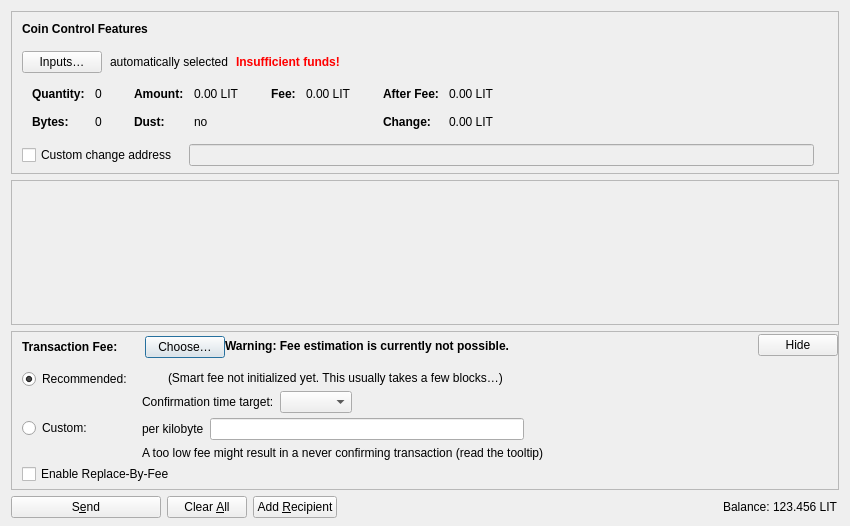
<?xml version="1.0" encoding="UTF-8"?>
<ui version="4.0">
 <class>SendCoinsDialog</class>
 <widget class="QDialog" name="SendCoinsDialog">
  <property name="geometry">
   <rect>
    <x>0</x>
    <y>0</y>
    <width>850</width>
    <height>526</height>
   </rect>
  </property>
  <property name="windowTitle">
   <string>Send Coins</string>
  </property>
  <layout class="QVBoxLayout" name="verticalLayout" stretch="0,1,0,0">
   <property name="bottomMargin">
    <number>8</number>
   </property>
   <item>
    <widget class="QFrame" name="frameCoinControl">
     <property name="sizePolicy">
      <sizepolicy hsizetype="Expanding" vsizetype="Expanding">
       <horstretch>0</horstretch>
       <verstretch>0</verstretch>
      </sizepolicy>
     </property>
     <property name="maximumSize">
      <size>
       <width>16777215</width>
       <height>16777215</height>
      </size>
     </property>
     <property name="frameShape">
      <enum>QFrame::StyledPanel</enum>
     </property>
     <property name="frameShadow">
      <enum>QFrame::Sunken</enum>
     </property>
     <layout class="QVBoxLayout" name="verticalLayoutCoinControl2">
      <property name="spacing">
       <number>0</number>
      </property>
      <property name="leftMargin">
       <number>0</number>
      </property>
      <property name="topMargin">
       <number>0</number>
      </property>
      <property name="rightMargin">
       <number>0</number>
      </property>
      <property name="bottomMargin">
       <number>6</number>
      </property>
      <item>
       <layout class="QVBoxLayout" name="verticalLayoutCoinControl" stretch="0,0,0,0,1">
        <property name="spacing">
         <number>0</number>
        </property>
        <property name="leftMargin">
         <number>10</number>
        </property>
        <property name="topMargin">
         <number>10</number>
        </property>
        <item>
         <layout class="QHBoxLayout" name="horizontalLayoutCoinControl1">
          <property name="bottomMargin">
           <number>15</number>
          </property>
          <item>
           <widget class="QLabel" name="labelCoinControlFeatures">
            <property name="sizePolicy">
             <sizepolicy hsizetype="Preferred" vsizetype="Maximum">
              <horstretch>0</horstretch>
              <verstretch>0</verstretch>
             </sizepolicy>
            </property>
            <property name="font">
             <font>
              <weight>75</weight>
              <bold>true</bold>
             </font>
            </property>
            <property name="styleSheet">
             <string notr="true">font-weight:bold;</string>
            </property>
            <property name="text">
             <string>Coin Control Features</string>
            </property>
           </widget>
          </item>
         </layout>
        </item>
        <item>
         <layout class="QHBoxLayout" name="horizontalLayoutCoinControl2" stretch="0,0,0,0">
          <property name="spacing">
           <number>8</number>
          </property>
          <property name="bottomMargin">
           <number>10</number>
          </property>
          <item>
           <widget class="QPushButton" name="pushButtonCoinControl">
            <property name="styleSheet">
             <string notr="true"/>
            </property>
            <property name="text">
             <string>Inputs…</string>
            </property>
            <property name="autoDefault">
             <bool>false</bool>
            </property>
           </widget>
          </item>
          <item>
           <widget class="QLabel" name="labelCoinControlAutomaticallySelected">
            <property name="text">
             <string>automatically selected</string>
            </property>
            <property name="margin">
             <number>5</number>
            </property>
           </widget>
          </item>
          <item>
           <widget class="QLabel" name="labelCoinControlInsuffFunds">
            <property name="font">
             <font>
              <weight>75</weight>
              <bold>true</bold>
             </font>
            </property>
            <property name="styleSheet">
             <string notr="true">color:red;font-weight:bold;</string>
            </property>
            <property name="text">
             <string>Insufficient funds!</string>
            </property>
            <property name="margin">
             <number>5</number>
            </property>
           </widget>
          </item>
          <item>
           <spacer name="horizontalSpacerCoinControl">
            <property name="orientation">
             <enum>Qt::Horizontal</enum>
            </property>
            <property name="sizeHint" stdset="0">
             <size>
              <width>40</width>
              <height>1</height>
             </size>
            </property>
           </spacer>
          </item>
         </layout>
        </item>
        <item>
         <widget class="QWidget" name="widgetCoinControl" native="true">
          <property name="sizePolicy">
           <sizepolicy hsizetype="Preferred" vsizetype="Preferred">
            <horstretch>0</horstretch>
            <verstretch>0</verstretch>
           </sizepolicy>
          </property>
          <property name="minimumSize">
           <size>
            <width>0</width>
            <height>0</height>
           </size>
          </property>
          <property name="styleSheet">
           <string notr="true"/>
          </property>
          <layout class="QHBoxLayout" name="horizontalLayoutCoinControl5">
           <property name="leftMargin">
            <number>0</number>
           </property>
           <property name="topMargin">
            <number>0</number>
           </property>
           <property name="rightMargin">
            <number>0</number>
           </property>
           <property name="bottomMargin">
            <number>0</number>
           </property>
           <item>
            <layout class="QHBoxLayout" name="horizontalLayoutCoinControl3" stretch="0,0,0,1">
             <property name="spacing">
              <number>20</number>
             </property>
             <property name="topMargin">
              <number>0</number>
             </property>
             <property name="bottomMargin">
              <number>10</number>
             </property>
             <item>
              <layout class="QFormLayout" name="formLayoutCoinControl1">
               <property name="horizontalSpacing">
                <number>10</number>
               </property>
               <property name="verticalSpacing">
                <number>14</number>
               </property>
               <property name="leftMargin">
                <number>10</number>
               </property>
               <property name="topMargin">
                <number>4</number>
               </property>
               <property name="rightMargin">
                <number>6</number>
               </property>
               <item row="0" column="0">
                <widget class="QLabel" name="labelCoinControlQuantityText">
                 <property name="font">
                  <font>
                   <weight>75</weight>
                   <bold>true</bold>
                  </font>
                 </property>
                 <property name="text">
                  <string>Quantity:</string>
                 </property>
                 <property name="margin">
                  <number>0</number>
                 </property>
                </widget>
               </item>
               <item row="0" column="1">
                <widget class="QLabel" name="labelCoinControlQuantity">
                 <property name="cursor">
                  <cursorShape>IBeamCursor</cursorShape>
                 </property>
                 <property name="contextMenuPolicy">
                  <enum>Qt::ActionsContextMenu</enum>
                 </property>
                 <property name="text">
                  <string notr="true">0</string>
                 </property>
                 <property name="margin">
                  <number>0</number>
                 </property>
                 <property name="textInteractionFlags">
                  <set>Qt::LinksAccessibleByMouse|Qt::TextSelectableByKeyboard|Qt::TextSelectableByMouse</set>
                 </property>
                </widget>
               </item>
               <item row="1" column="0">
                <widget class="QLabel" name="labelCoinControlBytesText">
                 <property name="font">
                  <font>
                   <weight>75</weight>
                   <bold>true</bold>
                  </font>
                 </property>
                 <property name="text">
                  <string>Bytes:</string>
                 </property>
                </widget>
               </item>
               <item row="1" column="1">
                <widget class="QLabel" name="labelCoinControlBytes">
                 <property name="cursor">
                  <cursorShape>IBeamCursor</cursorShape>
                 </property>
                 <property name="contextMenuPolicy">
                  <enum>Qt::ActionsContextMenu</enum>
                 </property>
                 <property name="text">
                  <string notr="true">0</string>
                 </property>
                 <property name="textInteractionFlags">
                  <set>Qt::LinksAccessibleByMouse|Qt::TextSelectableByKeyboard|Qt::TextSelectableByMouse</set>
                 </property>
                </widget>
               </item>
              </layout>
             </item>
             <item>
              <layout class="QFormLayout" name="formLayoutCoinControl2">
               <property name="horizontalSpacing">
                <number>10</number>
               </property>
               <property name="verticalSpacing">
                <number>14</number>
               </property>
               <property name="leftMargin">
                <number>6</number>
               </property>
               <property name="topMargin">
                <number>4</number>
               </property>
               <property name="rightMargin">
                <number>6</number>
               </property>
               <item row="0" column="0">
                <widget class="QLabel" name="labelCoinControlAmountText">
                 <property name="font">
                  <font>
                   <weight>75</weight>
                   <bold>true</bold>
                  </font>
                 </property>
                 <property name="text">
                  <string>Amount:</string>
                 </property>
                 <property name="margin">
                  <number>0</number>
                 </property>
                </widget>
               </item>
               <item row="0" column="1">
                <widget class="QLabel" name="labelCoinControlAmount">
                 <property name="cursor">
                  <cursorShape>IBeamCursor</cursorShape>
                 </property>
                 <property name="contextMenuPolicy">
                  <enum>Qt::ActionsContextMenu</enum>
                 </property>
                 <property name="text">
                  <string notr="true">0.00 LIT</string>
                 </property>
                 <property name="textInteractionFlags">
                  <set>Qt::LinksAccessibleByMouse|Qt::TextSelectableByKeyboard|Qt::TextSelectableByMouse</set>
                 </property>
                </widget>
               </item>
               <item row="1" column="0">
                <widget class="QLabel" name="labelCoinControlLowOutputText">
                 <property name="font">
                  <font>
                   <weight>75</weight>
                   <bold>true</bold>
                  </font>
                 </property>
                 <property name="text">
                  <string>Dust:</string>
                 </property>
                </widget>
               </item>
               <item row="1" column="1">
                <widget class="QLabel" name="labelCoinControlLowOutput">
                 <property name="cursor">
                  <cursorShape>IBeamCursor</cursorShape>
                 </property>
                 <property name="contextMenuPolicy">
                  <enum>Qt::ActionsContextMenu</enum>
                 </property>
                 <property name="text">
                  <string notr="true">no</string>
                 </property>
                 <property name="textInteractionFlags">
                  <set>Qt::LinksAccessibleByMouse|Qt::TextSelectableByKeyboard|Qt::TextSelectableByMouse</set>
                 </property>
                </widget>
               </item>
              </layout>
             </item>
             <item>
              <layout class="QFormLayout" name="formLayoutCoinControl3">
               <property name="horizontalSpacing">
                <number>10</number>
               </property>
               <property name="verticalSpacing">
                <number>14</number>
               </property>
               <property name="leftMargin">
                <number>6</number>
               </property>
               <property name="topMargin">
                <number>4</number>
               </property>
               <property name="rightMargin">
                <number>6</number>
               </property>
               <item row="0" column="0">
                <widget class="QLabel" name="labelCoinControlFeeText">
                 <property name="font">
                  <font>
                   <weight>75</weight>
                   <bold>true</bold>
                  </font>
                 </property>
                 <property name="text">
                  <string>Fee:</string>
                 </property>
                 <property name="margin">
                  <number>0</number>
                 </property>
                </widget>
               </item>
               <item row="0" column="1">
                <widget class="QLabel" name="labelCoinControlFee">
                 <property name="cursor">
                  <cursorShape>IBeamCursor</cursorShape>
                 </property>
                 <property name="contextMenuPolicy">
                  <enum>Qt::ActionsContextMenu</enum>
                 </property>
                 <property name="text">
                  <string notr="true">0.00 LIT</string>
                 </property>
                 <property name="textInteractionFlags">
                  <set>Qt::LinksAccessibleByMouse|Qt::TextSelectableByKeyboard|Qt::TextSelectableByMouse</set>
                 </property>
                </widget>
               </item>
              </layout>
             </item>
             <item>
              <layout class="QFormLayout" name="formLayoutCoinControl4">
               <property name="horizontalSpacing">
                <number>10</number>
               </property>
               <property name="verticalSpacing">
                <number>14</number>
               </property>
               <property name="leftMargin">
                <number>6</number>
               </property>
               <property name="topMargin">
                <number>4</number>
               </property>
               <property name="rightMargin">
                <number>6</number>
               </property>
               <item row="0" column="0">
                <widget class="QLabel" name="labelCoinControlAfterFeeText">
                 <property name="font">
                  <font>
                   <weight>75</weight>
                   <bold>true</bold>
                  </font>
                 </property>
                 <property name="text">
                  <string>After Fee:</string>
                 </property>
                 <property name="margin">
                  <number>0</number>
                 </property>
                </widget>
               </item>
               <item row="0" column="1">
                <widget class="QLabel" name="labelCoinControlAfterFee">
                 <property name="cursor">
                  <cursorShape>IBeamCursor</cursorShape>
                 </property>
                 <property name="contextMenuPolicy">
                  <enum>Qt::ActionsContextMenu</enum>
                 </property>
                 <property name="text">
                  <string notr="true">0.00 LIT</string>
                 </property>
                 <property name="textInteractionFlags">
                  <set>Qt::LinksAccessibleByMouse|Qt::TextSelectableByKeyboard|Qt::TextSelectableByMouse</set>
                 </property>
                </widget>
               </item>
               <item row="1" column="0">
                <widget class="QLabel" name="labelCoinControlChangeText">
                 <property name="font">
                  <font>
                   <weight>75</weight>
                   <bold>true</bold>
                  </font>
                 </property>
                 <property name="text">
                  <string>Change:</string>
                 </property>
                </widget>
               </item>
               <item row="1" column="1">
                <widget class="QLabel" name="labelCoinControlChange">
                 <property name="cursor">
                  <cursorShape>IBeamCursor</cursorShape>
                 </property>
                 <property name="contextMenuPolicy">
                  <enum>Qt::ActionsContextMenu</enum>
                 </property>
                 <property name="text">
                  <string notr="true">0.00 LIT</string>
                 </property>
                 <property name="textInteractionFlags">
                  <set>Qt::LinksAccessibleByMouse|Qt::TextSelectableByKeyboard|Qt::TextSelectableByMouse</set>
                 </property>
                </widget>
               </item>
              </layout>
             </item>
            </layout>
           </item>
          </layout>
         </widget>
        </item>
        <item>
         <layout class="QHBoxLayout" name="horizontalLayoutCoinControl4" stretch="0,0,0">
          <property name="spacing">
           <number>12</number>
          </property>
          <property name="sizeConstraint">
           <enum>QLayout::SetDefaultConstraint</enum>
          </property>
          <property name="topMargin">
           <number>5</number>
          </property>
          <property name="rightMargin">
           <number>5</number>
          </property>
          <item>
           <widget class="QCheckBox" name="checkBoxCoinControlChange">
            <property name="toolTip">
             <string>If this is activated, but the change address is empty or invalid, change will be sent to a newly generated address.</string>
            </property>
            <property name="text">
             <string>Custom change address</string>
            </property>
           </widget>
          </item>
          <item>
           <widget class="QValidatedLineEdit" name="lineEditCoinControlChange">
            <property name="enabled">
             <bool>false</bool>
            </property>
            <property name="sizePolicy">
             <sizepolicy hsizetype="Expanding" vsizetype="Fixed">
              <horstretch>0</horstretch>
              <verstretch>0</verstretch>
             </sizepolicy>
            </property>
           </widget>
          </item>
          <item>
           <widget class="QLabel" name="labelCoinControlChangeLabel">
            <property name="sizePolicy">
             <sizepolicy hsizetype="Preferred" vsizetype="Expanding">
              <horstretch>0</horstretch>
              <verstretch>0</verstretch>
             </sizepolicy>
            </property>
            <property name="minimumSize">
             <size>
              <width>0</width>
              <height>0</height>
             </size>
            </property>
            <property name="text">
             <string/>
            </property>
            <property name="margin">
             <number>3</number>
            </property>
           </widget>
          </item>
         </layout>
        </item>
        <item>
         <spacer name="verticalSpacerCoinControl">
          <property name="orientation">
           <enum>Qt::Vertical</enum>
          </property>
          <property name="sizeHint" stdset="0">
           <size>
            <width>800</width>
            <height>1</height>
           </size>
          </property>
         </spacer>
        </item>
       </layout>
      </item>
     </layout>
    </widget>
   </item>
   <item>
    <widget class="QScrollArea" name="scrollArea">
     <property name="widgetResizable">
      <bool>true</bool>
     </property>
     <widget class="QWidget" name="scrollAreaWidgetContents">
      <property name="geometry">
       <rect>
        <x>0</x>
        <y>0</y>
        <width>830</width>
        <height>104</height>
       </rect>
      </property>
      <layout class="QVBoxLayout" name="verticalLayout_2" stretch="0,1">
       <property name="leftMargin">
        <number>0</number>
       </property>
       <property name="topMargin">
        <number>0</number>
       </property>
       <property name="rightMargin">
        <number>0</number>
       </property>
       <property name="bottomMargin">
        <number>0</number>
       </property>
       <item>
        <layout class="QVBoxLayout" name="entries">
         <property name="spacing">
          <number>6</number>
         </property>
        </layout>
       </item>
       <item>
        <spacer name="verticalSpacer">
         <property name="orientation">
          <enum>Qt::Vertical</enum>
         </property>
         <property name="sizeHint" stdset="0">
          <size>
           <width>20</width>
           <height>40</height>
          </size>
         </property>
        </spacer>
       </item>
      </layout>
     </widget>
    </widget>
   </item>
   <item>
    <widget class="QFrame" name="frameFee">
     <property name="sizePolicy">
      <sizepolicy hsizetype="Expanding" vsizetype="Expanding">
       <horstretch>0</horstretch>
       <verstretch>0</verstretch>
      </sizepolicy>
     </property>
     <property name="maximumSize">
      <size>
       <width>16777215</width>
       <height>16777215</height>
      </size>
     </property>
     <property name="frameShape">
      <enum>QFrame::StyledPanel</enum>
     </property>
     <property name="frameShadow">
      <enum>QFrame::Sunken</enum>
     </property>
     <layout class="QVBoxLayout" name="verticalLayoutFee1">
      <property name="spacing">
       <number>0</number>
      </property>
      <property name="leftMargin">
       <number>0</number>
      </property>
      <property name="topMargin">
       <number>0</number>
      </property>
      <property name="rightMargin">
       <number>0</number>
      </property>
      <property name="bottomMargin">
       <number>0</number>
      </property>
      <item>
       <layout class="QVBoxLayout" name="verticalLayoutFee2" stretch="0,0,0">
        <property name="spacing">
         <number>0</number>
        </property>
        <property name="leftMargin">
         <number>10</number>
        </property>
        <property name="topMargin">
         <number>0</number>
        </property>
        <item>
         <layout class="QHBoxLayout" name="horizontalLayoutFee1">
          <property name="bottomMargin">
           <number>0</number>
          </property>
          <item>
           <layout class="QVBoxLayout" name="verticalLayoutFee7">
            <property name="spacing">
             <number>0</number>
            </property>
            <item>
             <spacer name="verticalSpacerSmartFee">
              <property name="orientation">
               <enum>Qt::Vertical</enum>
              </property>
              <property name="sizeType">
               <enum>QSizePolicy::Fixed</enum>
              </property>
              <property name="sizeHint" stdset="0">
               <size>
                <width>1</width>
                <height>4</height>
               </size>
              </property>
             </spacer>
            </item>
            <item>
             <layout class="QHBoxLayout" name="horizontalLayoutSmartFee">
              <property name="spacing">
               <number>10</number>
              </property>
              <item>
               <widget class="QLabel" name="labelFeeHeadline">
                <property name="sizePolicy">
                 <sizepolicy hsizetype="Preferred" vsizetype="Maximum">
                  <horstretch>0</horstretch>
                  <verstretch>0</verstretch>
                 </sizepolicy>
                </property>
                <property name="font">
                 <font>
                  <weight>75</weight>
                  <bold>true</bold>
                 </font>
                </property>
                <property name="styleSheet">
                 <string notr="true">font-weight:bold;</string>
                </property>
                <property name="text">
                 <string>Transaction Fee:</string>
                </property>
               </widget>
              </item>
              <item>
               <widget class="QLabel" name="labelFeeMinimized">
                <property name="text">
                 <string/>
                </property>
               </widget>
              </item>
              <item>
               <widget class="QPushButton" name="buttonChooseFee">
                <property name="text">
                 <string>Choose…</string>
                </property>
               </widget>
              </item>
             </layout>
            </item>
            <item>
             <spacer name="verticalSpacer_5">
              <property name="orientation">
               <enum>Qt::Vertical</enum>
              </property>
              <property name="sizeHint" stdset="0">
               <size>
                <width>1</width>
                <height>1</height>
               </size>
              </property>
             </spacer>
            </item>
           </layout>
          </item>
          <item>
           <widget class="QLabel" name="fallbackFeeWarningLabel">
            <property name="toolTip">
             <string>Using the fallbackfee can result in sending a transaction that will take several hours or days (or never) to confirm. Consider choosing your fee manually or wait until you have validated the complete chain.</string>
            </property>
            <property name="font">
            <font>
                <weight>75</weight>
                <bold>true</bold>
            </font>
            </property>
            <property name="text">
             <string>Warning: Fee estimation is currently not possible.</string>
            </property>
            <property name="wordWrap">
             <bool>false</bool>
            </property>
           </widget>
          </item>
          <item>
           <spacer name="horizontalSpacer_4">
            <property name="orientation">
             <enum>Qt::Horizontal</enum>
            </property>
            <property name="sizeType">
             <enum>QSizePolicy::MinimumExpanding</enum>
            </property>
            <property name="sizeHint" stdset="0">
             <size>
              <width>40</width>
              <height>20</height>
             </size>
            </property>
           </spacer>
          </item>
          <item>
           <widget class="QPushButton" name="buttonMinimizeFee">
            <property name="toolTip">
             <string>Hide transaction fee settings</string>
            </property>
            <property name="text">
             <string>Hide</string>
            </property>
           </widget>
          </item>
         </layout>
        </item>
        <item>
         <widget class="QFrame" name="frameFeeSelection">
          <layout class="QVBoxLayout" name="verticalLayoutFee12">
           <property name="spacing">
            <number>0</number>
           </property>
           <property name="leftMargin">
            <number>0</number>
           </property>
           <property name="topMargin">
            <number>0</number>
           </property>
           <property name="rightMargin">
            <number>0</number>
           </property>
           <property name="bottomMargin">
            <number>0</number>
           </property>
           <item>
            <layout class="QGridLayout" name="gridLayoutFee">
             <property name="topMargin">
              <number>10</number>
             </property>
             <property name="bottomMargin">
              <number>4</number>
             </property>
             <property name="horizontalSpacing">
              <number>10</number>
             </property>
             <property name="verticalSpacing">
              <number>4</number>
             </property>
             <item row="1" column="1">
              <layout class="QVBoxLayout" name="verticalLayoutFee8">
               <property name="spacing">
                <number>6</number>
               </property>
               <item>
                <layout class="QHBoxLayout" name="horizontalLayoutFee13">
                 <item>
                  <widget class="QLabel" name="labelCustomPerKilobyte">
                   <property name="toolTip">
                    <string>Specify a custom fee per kB (1,000 bytes) of the transaction's virtual size.

Note:  Since the fee is calculated on a per-byte basis, a fee rate of "100 satoshis per kvB" for a transaction size of 500 virtual bytes (half of 1 kvB) would ultimately yield a fee of only 50 satoshis.</string>
                   </property>
                   <property name="text">
                    <string>per kilobyte</string>
                   </property>
                  </widget>
                 </item>
                 <item>
                  <widget class="BitcoinAmountField" name="customFee"/>
                 </item>
                 <item>
                  <spacer name="horizontalSpacer_6">
                   <property name="orientation">
                    <enum>Qt::Horizontal</enum>
                   </property>
                   <property name="sizeHint" stdset="0">
                    <size>
                     <width>1</width>
                     <height>1</height>
                    </size>
                   </property>
                  </spacer>
                 </item>
                </layout>
               </item>
               <item>
                <layout class="QHBoxLayout" name="horizontalLayoutFee8">
                 <item>
                  <widget class="QLabel" name="labelCustomFeeWarning">
                   <property name="enabled">
                    <bool>true</bool>
                   </property>
                   <property name="toolTip">
                    <string>When there is less transaction volume than space in the blocks, miners as well as relaying nodes may enforce a minimum fee. Paying only this minimum fee is just fine, but be aware that this can result in a never confirming transaction once there is more demand for Lithium transactions than the network can process.</string>
                   </property>
                   <property name="text">
                    <string>A too low fee might result in a never confirming transaction (read the tooltip)</string>
                   </property>
                  </widget>
                 </item>
                 <item>
                  <spacer name="horizontalSpacer_2">
                   <property name="orientation">
                    <enum>Qt::Horizontal</enum>
                   </property>
                   <property name="sizeHint" stdset="0">
                    <size>
                     <width>1</width>
                     <height>1</height>
                    </size>
                   </property>
                  </spacer>
                 </item>
                </layout>
               </item>
              </layout>
             </item>
             <item row="0" column="0">
              <layout class="QVBoxLayout" name="verticalLayoutFee4" stretch="0,1">
               <item>
                <widget class="QRadioButton" name="radioSmartFee">
                 <property name="text">
                  <string>Recommended:</string>
                 </property>
                 <property name="checked">
                  <bool>true</bool>
                 </property>
                 <attribute name="buttonGroup">
                  <string notr="true">groupFee</string>
                 </attribute>
                </widget>
               </item>
               <item>
                <spacer name="verticalSpacer_2">
                 <property name="orientation">
                  <enum>Qt::Vertical</enum>
                 </property>
                 <property name="sizeHint" stdset="0">
                  <size>
                   <width>1</width>
                   <height>1</height>
                  </size>
                 </property>
                </spacer>
               </item>
              </layout>
             </item>
             <item row="1" column="0">
              <layout class="QVBoxLayout" name="verticalLayoutFee9" stretch="0,1">
               <item>
                <widget class="QRadioButton" name="radioCustomFee">
                 <property name="text">
                  <string>Custom:</string>
                 </property>
                 <attribute name="buttonGroup">
                  <string notr="true">groupFee</string>
                 </attribute>
                </widget>
               </item>
               <item>
                <spacer name="verticalSpacer_6">
                 <property name="orientation">
                  <enum>Qt::Vertical</enum>
                 </property>
                 <property name="sizeHint" stdset="0">
                  <size>
                   <width>1</width>
                   <height>1</height>
                  </size>
                 </property>
                </spacer>
               </item>
              </layout>
             </item>
             <item row="0" column="1">
              <layout class="QVBoxLayout" name="verticalLayoutFee3" stretch="0,0,1">
               <property name="spacing">
                <number>6</number>
               </property>
               <property name="topMargin">
                <number>2</number>
               </property>
               <item>
                <layout class="QHBoxLayout" name="horizontalLayoutFee12">
                 <item>
                  <widget class="QLabel" name="labelSmartFee">
                   <property name="text">
                    <string/>
                   </property>
                  </widget>
                 </item>
                 <item>
                  <widget class="QLabel" name="labelFeeEstimation">
                   <property name="text">
                    <string/>
                   </property>
                  </widget>
                 </item>
                 <item>
                  <widget class="QLabel" name="labelSmartFee2">
                   <property name="text">
                    <string>(Smart fee not initialized yet. This usually takes a few blocks…)</string>
                   </property>
                  </widget>
                 </item>
                 <item>
                  <spacer name="horizontalSpacer_5">
                   <property name="orientation">
                    <enum>Qt::Horizontal</enum>
                   </property>
                   <property name="sizeHint" stdset="0">
                    <size>
                     <width>1</width>
                     <height>1</height>
                    </size>
                   </property>
                  </spacer>
                 </item>
                </layout>
               </item>
               <item>
                <layout class="QHBoxLayout" name="horizontalLayoutFee9">
                 <item>
                  <layout class="QVBoxLayout" name="verticalLayoutFee6">
                   <item>
                    <widget class="QLabel" name="labelSmartFee3">
                     <property name="text">
                      <string>Confirmation time target:</string>
                     </property>
                    </widget>
                   </item>
                  </layout>
                 </item>
                 <item>
                  <layout class="QVBoxLayout" name="verticalLayoutFee5">
                   <property name="rightMargin">
                    <number>30</number>
                   </property>
                   <item>
                    <layout class="QHBoxLayout" name="horizontalLayoutConfTarget">
                     <property name="bottomMargin">
                      <number>0</number>
                     </property>
                     <item>
                      <widget class="QComboBox" name="confTargetSelector"/>
                     </item>
                     <item>
                      <spacer name="horizontalSpacerConfTarget">
                       <property name="orientation">
                        <enum>Qt::Horizontal</enum>
                       </property>
                       <property name="sizeHint" stdset="0">
                        <size>
                         <width>40</width>
                         <height>20</height>
                        </size>
                       </property>
                      </spacer>
                     </item>
                    </layout>
                   </item>
                  </layout>
                 </item>
                </layout>
               </item>
               <item>
                <spacer name="verticalSpacer_4">
                 <property name="orientation">
                  <enum>Qt::Vertical</enum>
                 </property>
                 <property name="sizeHint" stdset="0">
                  <size>
                   <width>1</width>
                   <height>1</height>
                  </size>
                 </property>
                </spacer>
               </item>
              </layout>
             </item>
            </layout>
           </item>
           <item>
            <widget class="QCheckBox" name="optInRBF">
             <property name="text">
              <string>Enable Replace-By-Fee</string>
             </property>
             <property name="toolTip">
              <string>With Replace-By-Fee (BIP-125) you can increase a transaction's fee after it is sent. Without this, a higher fee may be recommended to compensate for increased transaction delay risk.</string>
             </property>
            </widget>
           </item>
          </layout>
         </widget>
        </item>
        <item>
         <spacer name="verticalSpacerFee">
          <property name="orientation">
           <enum>Qt::Vertical</enum>
          </property>
          <property name="sizeHint" stdset="0">
           <size>
            <width>40</width>
            <height>5</height>
           </size>
          </property>
         </spacer>
        </item>
       </layout>
      </item>
     </layout>
    </widget>
   </item>
   <item>
    <layout class="QHBoxLayout" name="horizontalLayout">
     <item>
      <widget class="QPushButton" name="sendButton">
       <property name="minimumSize">
        <size>
         <width>150</width>
         <height>0</height>
        </size>
       </property>
       <property name="toolTip">
        <string>Confirm the send action</string>
       </property>
       <property name="text">
        <string>S&amp;end</string>
       </property>
       <property name="icon">
        <iconset resource="../lithium.qrc">
         <normaloff>:/icons/send</normaloff>:/icons/send</iconset>
       </property>
       <property name="autoDefault">
        <bool>false</bool>
       </property>
       <property name="default">
        <bool>false</bool>
       </property>
      </widget>
     </item>
     <item>
      <widget class="QPushButton" name="clearButton">
       <property name="sizePolicy">
        <sizepolicy hsizetype="Minimum" vsizetype="Fixed">
         <horstretch>0</horstretch>
         <verstretch>0</verstretch>
        </sizepolicy>
       </property>
       <property name="toolTip">
        <string>Clear all fields of the form.</string>
       </property>
       <property name="text">
        <string>Clear &amp;All</string>
       </property>
       <property name="icon">
        <iconset resource="../lithium.qrc">
         <normaloff>:/icons/remove</normaloff>:/icons/remove</iconset>
       </property>
       <property name="autoDefault">
        <bool>false</bool>
       </property>
      </widget>
     </item>
     <item>
      <widget class="QPushButton" name="addButton">
       <property name="toolTip">
        <string>Send to multiple recipients at once</string>
       </property>
       <property name="text">
        <string>Add &amp;Recipient</string>
       </property>
       <property name="icon">
        <iconset resource="../lithium.qrc">
         <normaloff>:/icons/add</normaloff>:/icons/add</iconset>
       </property>
       <property name="autoDefault">
        <bool>false</bool>
       </property>
      </widget>
     </item>
     <item>
      <spacer name="horizontalSpacer">
       <property name="orientation">
        <enum>Qt::Horizontal</enum>
       </property>
       <property name="sizeHint" stdset="0">
        <size>
         <width>40</width>
         <height>20</height>
        </size>
       </property>
      </spacer>
     </item>
     <item>
      <layout class="QHBoxLayout" name="horizontalLayout_2">
       <property name="spacing">
        <number>3</number>
       </property>
       <item>
        <widget class="QLabel" name="labelBalanceName">
         <property name="sizePolicy">
          <sizepolicy hsizetype="Preferred" vsizetype="Fixed">
           <horstretch>0</horstretch>
           <verstretch>0</verstretch>
          </sizepolicy>
         </property>
         <property name="text">
          <string>Balance:</string>
         </property>
        </widget>
       </item>
       <item>
        <widget class="QLabel" name="labelBalance">
         <property name="sizePolicy">
          <sizepolicy hsizetype="Preferred" vsizetype="Fixed">
           <horstretch>0</horstretch>
           <verstretch>0</verstretch>
          </sizepolicy>
         </property>
         <property name="cursor">
          <cursorShape>IBeamCursor</cursorShape>
         </property>
         <property name="text">
          <string notr="true">123.456 LIT</string>
         </property>
         <property name="textInteractionFlags">
          <set>Qt::LinksAccessibleByMouse|Qt::TextSelectableByKeyboard|Qt::TextSelectableByMouse</set>
         </property>
        </widget>
       </item>
      </layout>
     </item>
    </layout>
   </item>
  </layout>
 </widget>
 <customwidgets>
  <customwidget>
   <class>QValidatedLineEdit</class>
   <extends>QLineEdit</extends>
   <header>qt/qvalidatedlineedit.h</header>
  </customwidget>
  <customwidget>
   <class>BitcoinAmountField</class>
   <extends>QLineEdit</extends>
   <header>qt/bitcoinamountfield.h</header>
   <container>1</container>
  </customwidget>
 </customwidgets>
 <resources>
  <include location="../lithium.qrc"/>
 </resources>
 <connections/>
 <buttongroups>
  <buttongroup name="groupFee"/>
 </buttongroups>
</ui>
